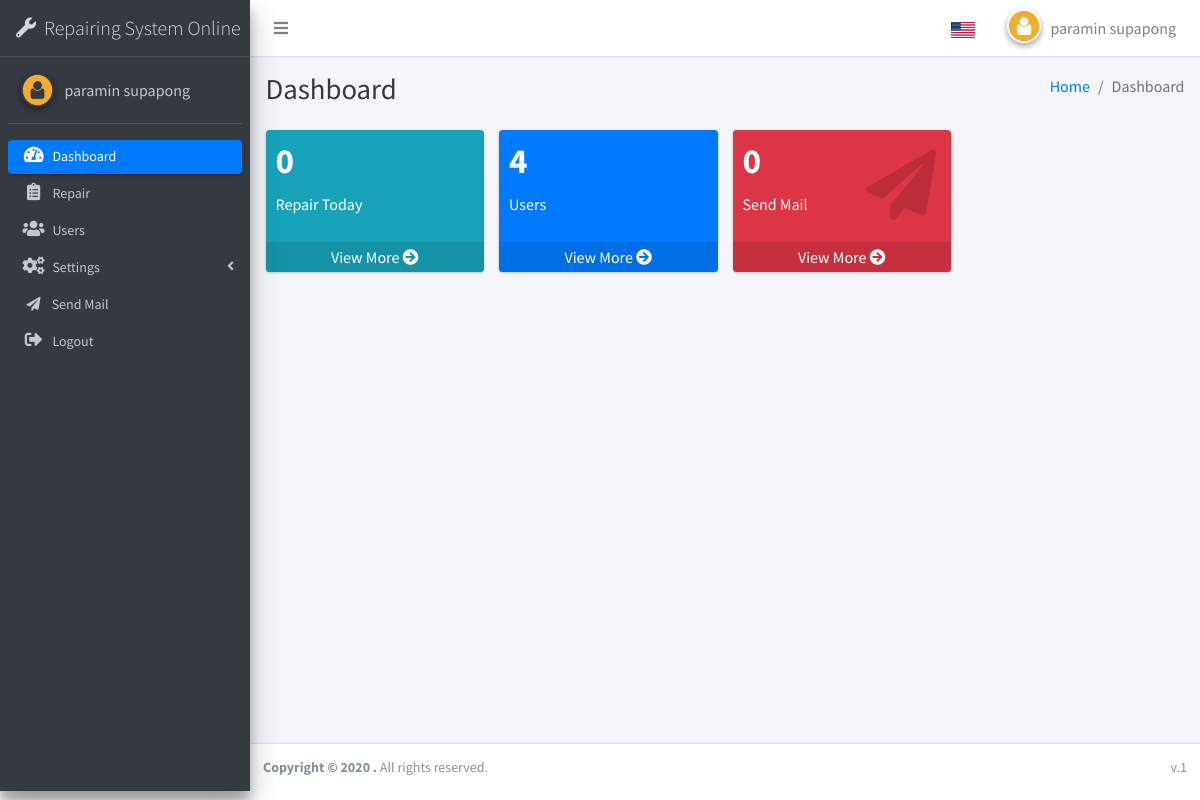
Page /index.php (signed in) on the committed database.
### tables this page shows
CREATE TABLE `ui_language` (
  `id` int(11) NOT NULL,
  `en` text NOT NULL,
  `th` text NOT NULL
);

### db_function/function.php (the view, shortened to what this page needs)
<?php
function lang($text, $echo = true){
    global $conn;
    $lang = isset($_SESSION["LANGUAGE"]) ? $_SESSION["LANGUAGE"] : "en" ;
    $stmt =  $conn->prepare(" DESCRIBE ui_language   ");
    $stmt->bindParam(":lang",$lang);
    $stmt->execute();
    $data = $stmt->fetchAll(PDO::FETCH_ASSOC);
    $conditions = false;
    if($data === FALSE){
        if($echo){
            echo $text;
        }else{
            return $text;
        }
    }else{
        foreach($data as $row){
            if($row["Field"] == $lang){
                $conditions = true;
            }
        }
        if($conditions){
            $stmt =  $conn->prepare("SELECT * FROM ui_language WHERE en = :txt OR th = :txt ");
            $stmt->bindParam(":txt",$text, PDO::PARAM_STR);
            $stmt->execute();
            $data = $stmt->fetch(PDO::FETCH_ASSOC);
            if($data === FALSE){
                $sql = "INSERT INTO `ui_language` SET ";
                $sql .= " en = :txt ";
                $stmt = $conn->prepare($sql);
                $stmt->bindParam(":txt",$text);
                $result = $stmt->execute();
                if($echo){
                    echo $text;
                }else{
                    return $text;
                }
            }else{
                $txt_lang = !empty($data[$lang]) ? $data[$lang] : $data["en"];
                if($echo){
                    echo $txt_lang;
                }else{
                    return $txt_lang;
                }
            }
        }
    }
}
?>

### rows in the picture
ui_language: en "Repairing System Online"
ui_language: en "Dashboard Dashboard Dashboard"
ui_language: en "Repair"
ui_language: en "Users Users"
ui_language: en "Settings"
ui_language: en "Send Mail Send Mail"
ui_language: en "Logout"
ui_language: en "Home"
ui_language: en "Repair Today"
ui_language: en "View More View More View More"

### other values in the picture
$_SESSION["FIRST_NAME"] "paramin"
$_SESSION["LAST_NAME"] "supapong"
$count_repair_today "0"
$count_users "4"
